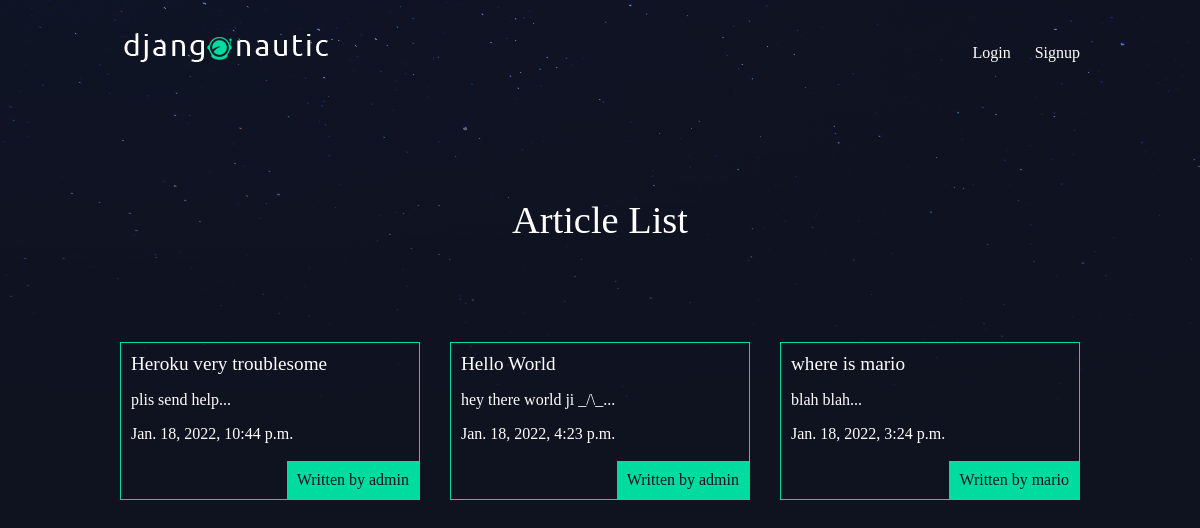
The app's page /articles/ with its own data.
### articles/models.py (models this page shows, shortened)
class Article(models.Model):
    title = models.CharField(max_length=100)
    slug = models.SlugField()
    body = models.TextField()
    date = models.DateTimeField(auto_now_add=True)
    thumbnail = models.ImageField(blank=True, default='default.png')
    author = models.ForeignKey(User, default=None, on_delete=models.CASCADE)
    def snippet(self):
        return self.body[:50] + '...'

### articles/views.py (the view)
# urls.py: path("", views.articleListView, name='list'),
def articleListView(request):
    articles = Article.objects.all().order_by('-date')
    return render(request, 'articles/articleList.html', {'articles': articles, 'title': 'Articles'})

### articles/templates/articles/articleList.html
{% extends 'layout.html' %} {% block content %}
<h1>Article List</h1>
<div class="articles">
    {% for article in articles %}
    <div class="article">
        <h2><a href=" {% url 'articles:detail' slug=article.slug %} "> {{ article.title }} </a></h2>
        <p> {{ article.snippet }} </p>
        <p> {{ article.date }} </p>
        <p class="author"> Written by {{article.author.username}} </p>
    </div>
    {% endfor %}
</div>
{% endblock %}

### templates/layout.html (shortened to what this page needs)
{% load static %}
<!DOCTYPE html>
<html lang="en">
<head>
    <link rel="stylesheet" href="{% static 'styles.css' %}">
</head>
<body>
    <header class="wrapper">
        <a href=" {% url 'home' %} ">
            <img src=" {% static 'logo.png' %} " alt="Home">
        </a>
        <nav>
            <ul>
                {% if user.is_authenticated %}
                <li>
                    <form action=" {% url 'accounts:logout' %} " method="POST">
                        {% csrf_token %}
                        <button type="submit">Logout</button>
                    </form>
                    <li>
                        <a href="{% url 'articles:create' %}" class="highlight">Create</a>
                    </li>
                </li>
                {% else %}
                <li>
                    <a href="{% url 'accounts:login' %}">Login</a>
                </li>
                <li>
                    <a href="{% url 'accounts:signup' %}">Signup</a>
                </li>
                {% endif %}
            </ul>
        </nav>
    </header>
    <div class="wrapper">
        {% block content %} {% endblock %}
    </div>
</body>
</html>

### assets/styles.css (style rules this page uses)
body { background-color: #0f121f; background-image: url(/static/stars.png); background-repeat: repeat-x; color: #fff; }
body * { font-family: Ubuntu; }
h1, h2, h3, h4, h5 { font-weight: normal; margin: 0; }
a, a:hover, a:visited { color: #fff; text-decoration: none; }
.wrapper { max-width: 960px; margin: 0 auto; }
div.wrapper>h1 { text-align: center; margin: 100px auto; font-size: 2.4em }
header { display: grid; grid-template-columns: 1fr 1fr; padding: 20px 0; }
nav { justify-self: end; }
nav li { display: inline-block; list-style-type: none; margin-left: 20px; }
.articles { display: grid; grid-template-columns: 1fr 1fr 1fr; grid-gap: 30px; }
.article { padding: 10px; border: 1px solid #00dba0; position: relative; padding-bottom: 40px; }
.article h2 { font-size: 1.2em; }
.article .author { padding: 10px; background: #00dba0; position: absolute; right: 0; bottom: 0; margin: 0; color: #0f121f; }

### records on screen
Article: title "Heroku very troublesome", snippet "plis send help...", date "Jan. 18, 2022, 10:44 p.m.", author.username "admin"
Article: title "Hello World", snippet "hey there world ji _/\\_...", date "Jan. 18, 2022, 4:23 p.m.", author.username "admin"
Article: title "where is mario", snippet "blah blah...", date "Jan. 18, 2022, 3:24 p.m.", author.username "mario"
